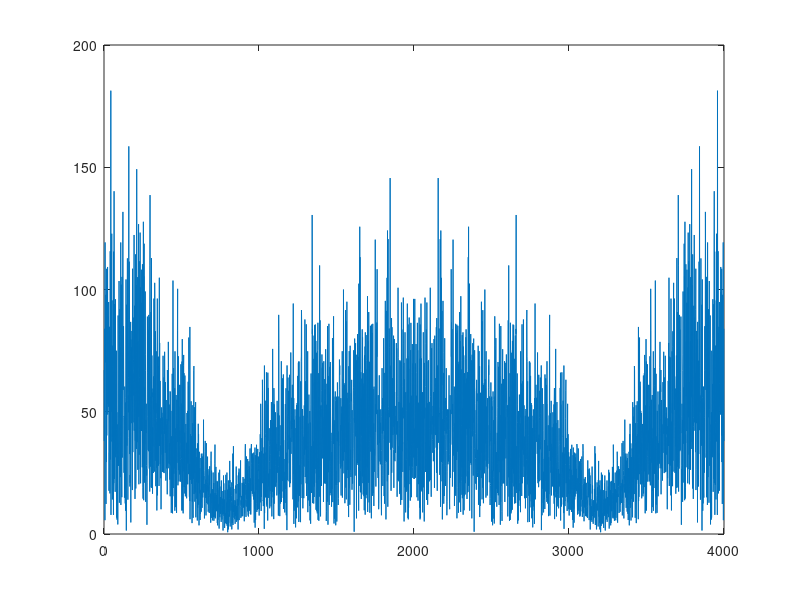

Here is the MATLAB script that generated this plot: (Note: this script raises an error after producing the figure.)
clear all;close all;
fc=2.06e9;                 %载波频率   太关键了，要保证低采样时，载波频率与采样频率之间不存在倍数关系，否则会出大问题
Br=5e6;                 %雷达带宽
fs=10*Br;               %采样频率,满足带通采样定理
Tc=1e-7;                %码元周期
Bc=1/Tc;
Tp=5e-6;                %雷达脉宽
t=0:1/fs:15*Tp+Tp-1/fs;      %采样时间
N_r=length(t);          %采样点数
N=16*fix(Tp/Tc);
bitstream=randi([0,1],1,2*N);%随机产生的比特数0、1
bitstream=2*bitstream-1;%单极性变为双极性（0到-1；1到1）
I=[];Q=[];
%奇数进I路,偶数进Q路
for i=1:2*N
    if mod(i,2)~=0
        I=[I,bitstream(i)];
    else
        Q=[Q,bitstream(i)];
    end
end
bit_t=0:1/fs:Tc-1/fs;%定义一个码元的时间轴
carrier=[];
for i=1:N
    carrier=[carrier,(I(i)+j*Q(i))*exp(j*2*pi*fc*(bit_t+(i-1)*Tc))];%Q路载波信号
end
%传输信号
QPSK_signal=carrier;%复数只需要给后面加个j即可
%绘图
% figure();%产生一个新图
% subplot(2,1,1)
% plot(t,I_carrier);legend('I signal')%I路信号
% subplot(2,1,2)
% plot(t,Q_carrier);legend('Q signal')%Q路信号
% subplot(3,1,3)
% plot(t,QPSK_signal);legend('QPSK signal')%I路、Q路和的信号

snr=10;%信躁比
%接收信号
QPSK_receive_complex=awgn(QPSK_signal,snr,'measured');%awgn()添加噪声
%解调
% for i=1:N
%     I_output=QPSK_receive(1,(i-1)*length(bit_t)+1:i*length(bit_t)).*cos(2*pi*fc*bit_t);
%     if sum(I_output)>0 %积分器求和，大于0为1，否则为-1
%         I_recover(i)=1;
%     else
%         I_recover(i)=-1;
%     end
%      Q_output=QPSK_receive(1,(i-1)*length(bit_t)+1:i*length(bit_t)).*cos(2*pi*fc*bit_t+ pi/2);
%     if sum(Q_output)>0
%         Q_recover(i)=1;
%     else
%         Q_recover(i)=-1;
%     end
% end
QPSK_receive=real(QPSK_receive_complex);
II_output=[];
QQ_output=[];
for i=1:N
    II_output=[II_output,QPSK_receive(1,(i-1)*length(bit_t)+1:i*length(bit_t)).*cos(2*pi*fc*(bit_t+(i-1)*Tc))];
    QQ_output=[QQ_output,QPSK_receive(1,(i-1)*length(bit_t)+1:i*length(bit_t)).*cos(2*pi*fc*(bit_t+(i-1)*Tc)+ pi/2)];
end
% err=sum(abs(I-I_recover))/2+sum(abs(Q-Q_recover))/2;
% err_ber=err/(2*N);
figure;
plot(abs(fft(II_output)));
II_fliter=lowpass(II_output,Bc,fs);
QQ_fliter=lowpass(QQ_output,Bc,fs);
figure;
plot(abs(fft(II_fliter)));
figure;
plot(abs(fft(QQ_fliter)));
for i=1:N
    I_middle=sum(II_fliter(1,(i-1)*5+1:i*5));
    if sum(I_middle)>0 %积分器求和，大于0为1，否则为-1
        I_recover(i)=1;
    else
        I_recover(i)=-1;
    end
    Q_middle=sum(QQ_fliter(1,(i-1)*5+1:i*5));
    if sum(Q_middle)>0 %积分器求和，大于0为1，否则为-1
        Q_recover(i)=1;
    else
        Q_recover(i)=-1;
    end
end
err=sum(abs(I-I_recover))/2+sum(abs(Q-Q_recover))/2;
err_ber=err/(2*N);
figure;
plot(abs(fft(QPSK_receive_complex)));